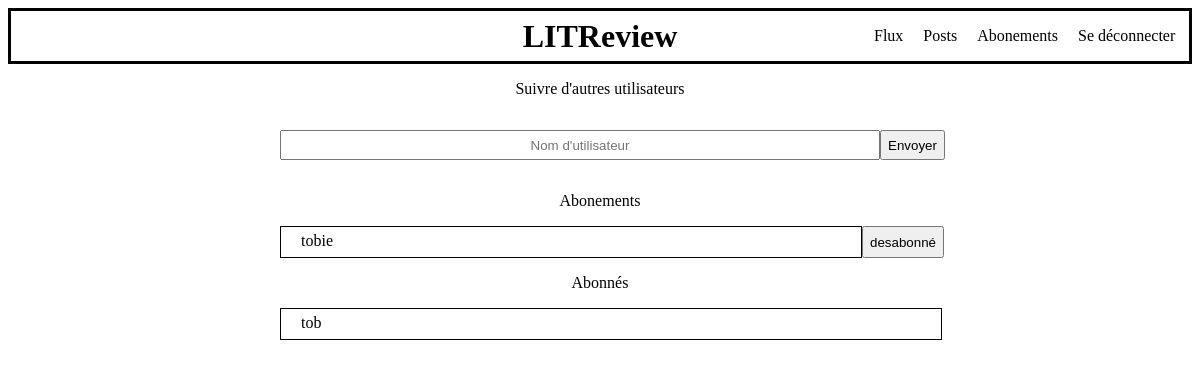
Page /abonements/ (signed in) on the earlier database version.
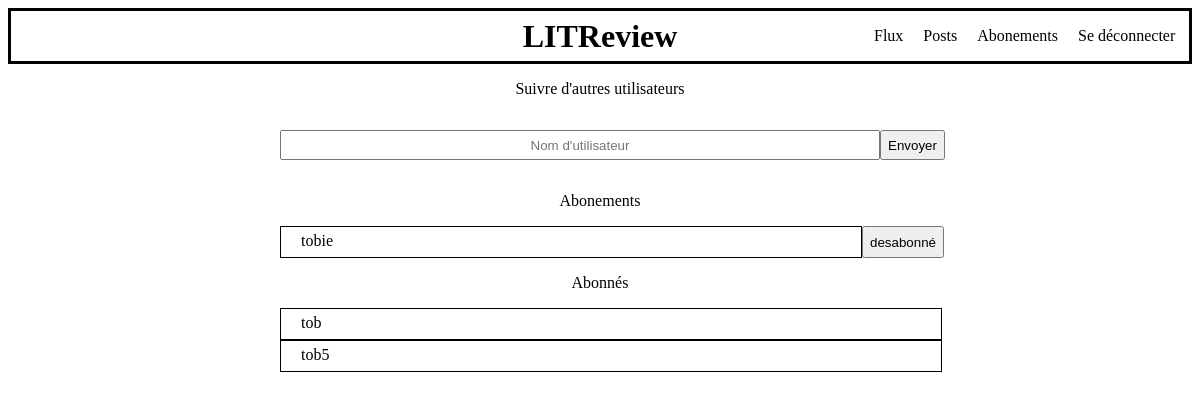
Same page on the later database version.
### authentication/models.py (models this page shows)
class UserFollows(models.Model):
    user = models.ForeignKey(settings.AUTH_USER_MODEL, on_delete=models.CASCADE, related_name='following')
    followed_user = models.ForeignKey(settings.AUTH_USER_MODEL, on_delete=models.CASCADE, related_name='followed_by')
    class Meta:
        unique_together = ('user', 'followed_user')

class User(AbstractUser):
    pass

### blog/views.py (the view, shortened to what this page needs)
# urls.py: path('abonements/', blog.views.abonement, name='abonements'),
@login_required
def abonement(request):
    message = ""
    form = forms.SearchForm()
    try:
        follows = UserFollows.objects.filter(user=request.user)
    except UserFollows.DoesNotExist:
        follows = None
    try:
        followed_by = UserFollows.objects.filter(followed_user=request.user)
    except UserFollows.DoesNotExist:
        followed_by = None
    form = forms.SearchForm()
    return render(
        request,
        'blog/abonements.html',
        context={'form': form, "message": message, 'follows': follows, 'followed_by': followed_by}
        )

### blog/forms.py
class SearchForm(forms.ModelForm):
    usernameFollows = forms.CharField(max_length=63,
                                      label="",
                                      widget=forms.TextInput(attrs={'placeholder': "Nom d'utilisateur"})
                                      )
    class Meta:
        model = UserFollows
        fields = ['usernameFollows']

### blog/templates/blog/abonements.html (shortened to what this page needs)
{% extends 'base.html' %}
{% block css %}
{% load static %}
    <link rel="stylesheet" href="{% static 'blog/abonements.css' %}" />
{% endblock css %}
{% block content %}
    <div class="search">
        <p>Suivre d'autres utilisateurs</p>
        <form method="post" class="formsearch">
            {{ form.as_p }}
            <button type="submit" >Envoyer</button>
        </form>
    </div>
    <div class="abonements">
        <p>Abonements</p>
        {% for follow in follows %}
            <div class="divabonement">
                <div class="nomabonement">
                    <p class="pnomabonement">{{follow.followed_user}}</p>
                </div>
                <button class="buttonabonement" onclick="location.href='{% url 'unfollow' follow.pk %}'">desabonné</button>
            </div>
        {% endfor %}
    </div>
    <div class="abonne">
        <p>Abonnés</p>
        {% for follow in followed_by %}
            <div class="nomabo">
                <p class="pabo">{{follow.user}}</p>
            </div>
        {% endfor %}
    </div>
{% endblock content %}

Differences in the rows shown:
added UserFollows: user "tob5"
